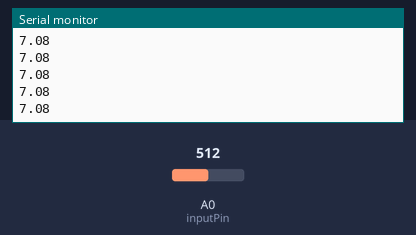
Bench run of a sketch on a simulated Arduino Uno, built with avr-gcc and run on an emulated ATmega328P. On the bench: the last lines printed to the serial monitor. The inputs (shaded band) are chosen by the test bench; at power-on: A0 (inputPin) = 512.

Above: at 1.2 s.
1.3 s: A0 (inputPin) set to 716
At 2.3 s:
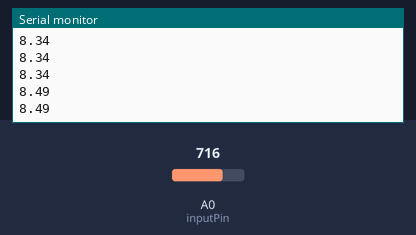
2.8 s: A0 (inputPin) set to 900
At 3.5 s:
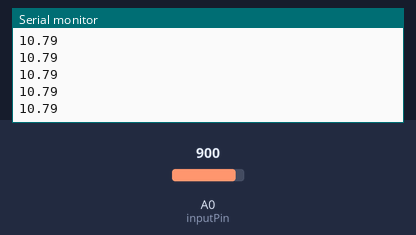
Timing chart, 0 to 5.8 s (numbered marks = the images above; inputs shaded):
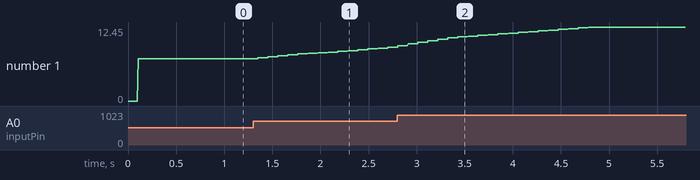

The sketch:

Gen_Voltage_Prototype.ino
```cpp
#include "Gen_Voltage.h"
Gen_Voltage vol;

void setup() {
 vol.begin();
 Serial.begin(115200);

}

void loop() {
  Serial.println(vol.readV());
  delay(10);
}
```

Gen_Voltage.cpp
```cpp
#include "Gen_Voltage.h"

Gen_Voltage::Gen_Voltage() {

}

void Gen_Voltage::begin(){
  pinMode(inputPin,INPUT);
}


float Gen_Voltage::readV() {
  if (millis() - timer_VoltRaw >= timer_VoltRaw_max)
  {
    float val = 0;
    timer_VoltRaw = millis();
    total = total - readings[readIndex];
    // read from the sensor:
    readings[readIndex] = analogRead(inputPin);
    // add the reading to the total:
    total = total + readings[readIndex];
    // advance to the next position in the array:
    readIndex = readIndex + 1;
    tem_readIdex++;
    // if we're at the end of the array...
    if (readIndex >= numReadings)
    {
      // ...wrap around to the beginning:
      readIndex = 0;
    }
    if (tem_readIdex >= numReadings)
    {
      tem_readIdex = numReadings;
    }
    average = total / tem_readIdex;
    last_Volt = average / 1023 * VALUECHANGE;
  }
  return last_Volt;
}
```

Gen_Voltage.h
```cpp
#ifndef _GEN_VOLTAGE_B_
#define _GEN_VOLTAGE_B_

#include "Arduino.h"

#define numReadings 20
#define inputPin A0
#define VALUECHANGE 14.14948225


class Gen_Voltage {
  public:
    Gen_Voltage();
    void begin();
    float readV();

    //Value
    unsigned char readIndex = 0; // the index of the current reading
    unsigned char tem_readIdex = 0;
    int readings[numReadings];
    unsigned long timer_VoltRaw_max = 100;
    unsigned long timer_VoltRaw = 0;
    float average = 0; // the average
    float last_Volt = 0;
    int total = 0;     // the running total
};

#endif
```

Measured:
- after the input at 1.3 s, the serial monitor: prints a new line after 0.05 s (image 1)
- after the input at 2.8 s, the serial monitor: prints a new line at once (image 2)
- plotted number 1: 7.08 → 9.05 after the input at 1.3 s, 9.05 → 12.45 after the input at 2.8 s
